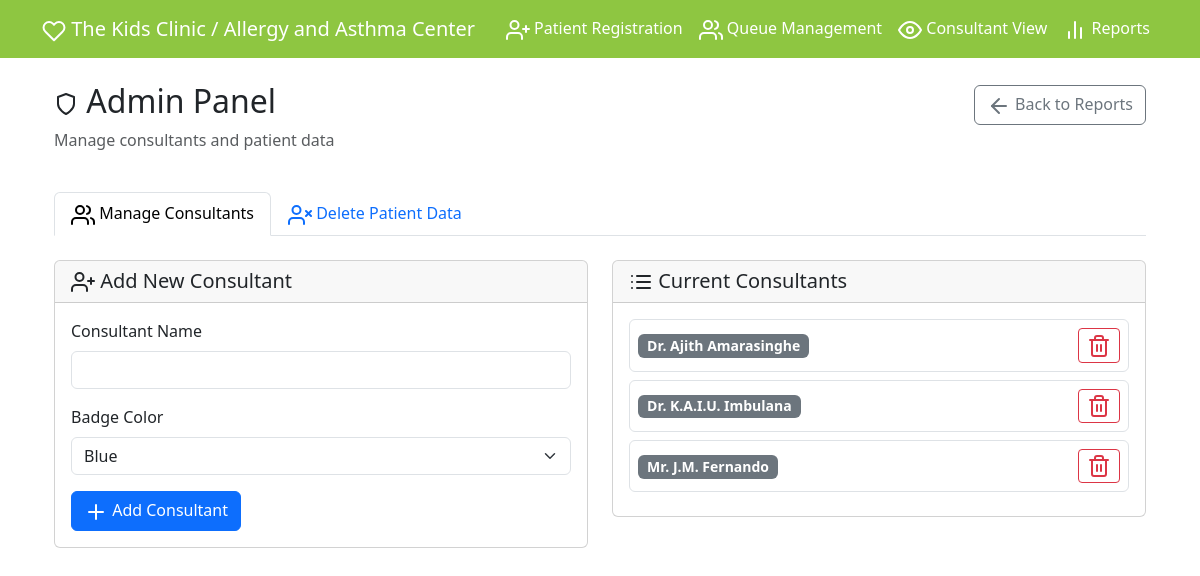
Screenshot of /admin_panel with the database file from the repository.
### models.py (models this page shows, shortened)
class Consultant(db.Model):
    id = db.Column(db.Integer, primary_key=True)
    name = db.Column(db.String(100), unique=True, nullable=False)
    consultation_fee = db.Column(db.Float, default=0.0, nullable=False)
    created_at = db.Column(db.DateTime, nullable=False, default=lambda: datetime.now(SL_TZ).replace(tzinfo=None))

### routes.py (the view)
@app.route('/admin_panel')
def admin_panel():
    try:
        consultants = Consultant.query.all()
        for consultant in consultants:
            if not hasattr(consultant, 'color') or getattr(consultant, 'color', None) is None:
                consultant.color = '#6c757d'  # Default color
    except Exception as e:
        app.logger.error(f"Error accessing consultants: {e}")
        consultants = []
    return render_template('admin_panel.html', consultants=consultants)

### templates/admin_panel.html (shortened to what this page needs)
{% extends "base.html" %}
{% block content %}
<div class="container-fluid">
    <div class="row mb-4">
        <div class="col-12">
            <div class="d-flex justify-content-between align-items-center">
                <h2><i data-feather="shield"></i> Admin Panel</h2>
                <a href="{{ url_for('report') }}" class="btn btn-outline-secondary">
                    <i data-feather="arrow-left"></i> Back to Reports
                </a>
            </div>
            <p class="text-muted">Manage consultants and patient data</p>
        </div>
    </div>
    <ul class="nav nav-tabs mb-4" id="adminTabs" role="tablist">
        <li class="nav-item" role="presentation">
            <button class="nav-link active" id="consultants-tab" data-bs-toggle="tab" data-bs-target="#consultants" type="button" role="tab">
                <i data-feather="users"></i> Manage Consultants
            </button>
        </li>
        <li class="nav-item" role="presentation">
            <button class="nav-link" id="patients-tab" data-bs-toggle="tab" data-bs-target="#patients" type="button" role="tab">
                <i data-feather="user-x"></i> Delete Patient Data
            </button>
        </li>
    </ul>
    <div class="tab-content" id="adminTabContent">
        <div class="tab-pane fade show active" id="consultants" role="tabpanel">
            <div class="row">
                <div class="col-md-6">
                    <div class="card">
                        <div class="card-header">
                            <h5><i data-feather="user-plus"></i> Add New Consultant</h5>
                        </div>
                        <div class="card-body">
                            <form id="addConsultantForm">
                                <div class="mb-3">
                                    <label for="consultantName" class="form-label">Consultant Name</label>
                                    <input type="text" class="form-control" id="consultantName" required>
                                </div>
                                <div class="mb-3">
                                    <label for="consultantColor" class="form-label">Badge Color</label>
                                    <select class="form-select" id="consultantColor">
                                        <option value="#007bff">Blue</option>
                                    </select>
                                </div>
                                <button type="submit" class="btn btn-primary">
                                    <i data-feather="plus"></i> Add Consultant
                                </button>
                            </form>
                        </div>
                    </div>
                </div>
                <div class="col-md-6">
                    <div class="card">
                        <div class="card-header">
                            <h5><i data-feather="list"></i> Current Consultants</h5>
                        </div>
                        <div class="card-body">
                            <div id="consultantsList">
                                {% for consultant in consultants %}
                                <div class="d-flex justify-content-between align-items-center mb-2 p-2 border rounded" data-consultant-id="{{ consultant.id }}">
                                    <div>
                                        <span class="badge" style="background-color: {{ consultant.color or '#6c757d' }};">{{ consultant.name }}</span>
                                    </div>
                                    <button type="button" class="btn btn-outline-danger btn-sm" onclick="deleteConsultant({{ consultant.id }}, '{{ consultant.name }}')">
                                        <i data-feather="trash-2"></i>
                                    </button>
                                </div>
                                {% endfor %}
                            </div>
                        </div>
                    </div>
                </div>
            </div>
        </div>
    </div>
</div>
{% endblock %}

### templates/base.html (style rules this page uses)
.card-header h4, .card-header h5 { margin: 0; }
.badge { font-size: 0.875em; }

### rows the page displays
Consultant: name "Dr. Ajith Amarasinghe"
Consultant: name "Dr. K.A.I.U. Imbulana"
Consultant: name "Mr. J.M. Fernando"
